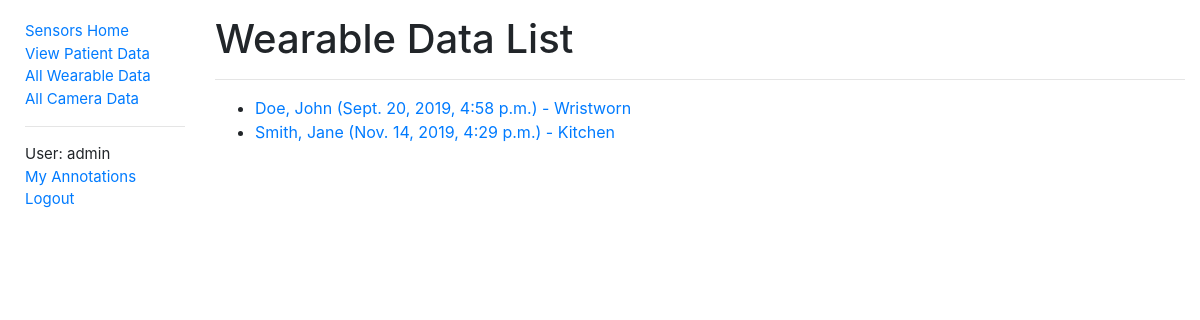
Screenshot of /sensors/wearabledata/ (signed in) with the database file from the repository.
### sensors/models.py (models this page shows, shortened)
class WearableData(models.Model):
    id = models.UUIDField(primary_key=True, default=uuid.uuid4, help_text='Unique ID for this wearable data')
    patient = models.ForeignKey('PatientData', on_delete=models.CASCADE, null=True, related_name='wearables')
    filename = models.FileField(upload_to='wearable/', help_text='Wearable data file')
    time = models.DateTimeField(help_text='Session date & time')
    note = models.CharField(max_length=500, help_text='Note regarding wearable data')
    class Meta:
        ordering = ['patient', '-time']
        permissions = (("can_alter_wearabledata", "Can create or edit wearable data entries."),)
    def get_absolute_url(self):
        return reverse('wearabledata-detail', args=[str(self.id)])

class PatientData(models.Model):
    id = models.AutoField(primary_key=True)
    first_name = models.CharField(max_length=50, help_text='Patient first name')
    last_name = models.CharField(max_length=50, help_text='Patient last name')
    date_of_birth = models.DateField(help_text='Patient date of birth')
    notes = models.CharField(max_length=500, help_text='Notes regarding patient')
    class Meta:
        ordering = ['last_name']
        permissions = (("can_alter_patientdata", "Can create or edit patient data entries."),)
    def __str__(self):
        return f'{self.last_name}, {self.first_name}'

### sensors/views.py (the view)
# urls.py: path('wearabledata/', views.WearableDataListView.as_view(), name='wearabledata'),
class WearableDataListView(LoginRequiredMixin, generic.ListView):
    model = WearableData
    paginate_by = 10

### sensors/context_processors.py (called while the page is built)
def extra_context(request):
    return {'media_url': settings.MEDIA_URL}

### sensors/templates/sensors/wearabledata_list.html
{% extends "base.html" %}
{% block content %}
  <div class="titleText">
    <h1>Wearable Data List</h1>
  </div>
  <hr>
  <ul>
    {% for wearabledata in wearabledata_list %}
      <li>
        <a href="{{ wearabledata.get_absolute_url }}">
          {{ wearabledata.patient }} ({{ wearabledata.time }}) - {{ wearabledata.note }}
        </a>
      </li>
    {% empty %}
      <p>There are no wearable data in the database.</p>
    {% endfor %}
  </ul>
{% endblock %}

### sensors/templates/base.html (shortened to what this page needs)
<!DOCTYPE html>
<html xmlns="http://www.w3.org/1999/xhtml" lang="en-GB" xml:lang="en-GB">
<head>
  <link rel="stylesheet"
        href="https://stackpath.bootstrapcdn.com/bootstrap/4.1.3/css/bootstrap.min.css"
>
  {% load static %}
  <link rel="stylesheet"
        href="{% static 'css/styles.css' %}">
</head>
<body>
<div class="container-fluid">
  <div class="row">
    <div class="col-sm-2" style='font-size:15px;'>
      {% block sidebar %}
        <ul class="sidebar-nav">
          <li><a href="{% url 'index' %}">Sensors Home</a></li>
          {% if user.is_authenticated %}
            <li><a href="{% url 'patientdata' %}">View Patient Data</a></li>
            <li><a href="{% url 'wearabledata' %}">All Wearable Data</a></li>
            <li><a href="{% url 'cameradata' %}">All Camera Data</a></li>
            <hr>
            <li>User: {{ user.get_username }}</li>
            <li><a href="{% url 'my-annotations' %}">My Annotations</a></li>
            <li><a href="{% url 'logout'%}?next={{request.path}}">Logout</a></li>
          {% else %}
            <li><a href="{% url 'login'%}?next={{request.path}}">Login</a></li>
          {% endif %}
        </ul>
      {% endblock %}
    </div>
    <div class="col-sm-10" style=margin-top:15px;padding:10">
      {% block content %}{% endblock %}
    </div>
  </div>
</div>
<div class="footer" style="margin-top:30px;padding:30px">
</div>
</body>
</html>

### sensors/static/css/styles.css (style rules this page uses)
.sidebar-nav { margin-top: 20px; margin-left: 10px; padding: 0; list-style: none; }
.titleText { position: relative; }

### rows the page displays
WearableData: patient "Doe, John", time "Sept. 20, 2019, 4:58 p.m.", note "Wristworn"
WearableData: patient "Smith, Jane", time "Nov. 14, 2019, 4:29 p.m.", note "Kitchen"

### other values shown
{{ user.get_username }} "admin"
